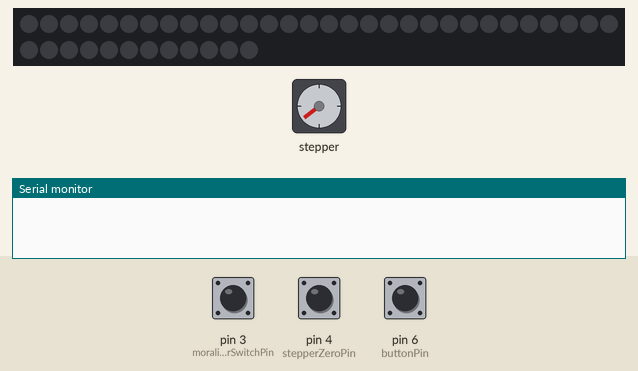
Simulated run of this sketch. Board: Arduino Uno, built with avr-gcc and run on an emulated ATmega328P. Shown: 42 RGB LEDs in strip order, left to right, continuing on the next row, stepper motor, the last lines printed to the serial monitor. The test bench sets the inputs (shaded band); at power-on: pin 4 (stepperZeroPin) HIGH, pin 6 (buttonPin) HIGH, pin 3 (moralityInverterSwitchPin) HIGH. Dim RGB values are drawn brighter than linear; stepper angles assume 700 steps per turn.

Above: at 0.8 s.
0.9 s: pin 4 (stepperZeroPin) pulled LOW for 0.15 s
At 1.07 s:
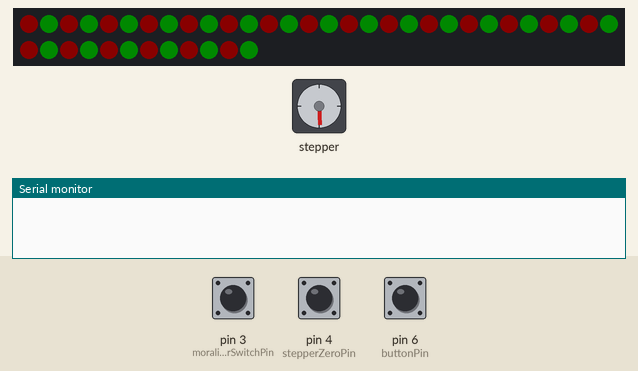
1.6 s: pin 6 (buttonPin) pulled LOW for 0.15 s
At 2.0 s:
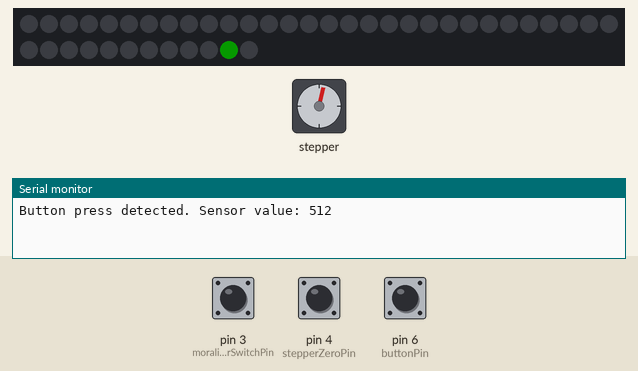
At 15.4 s:
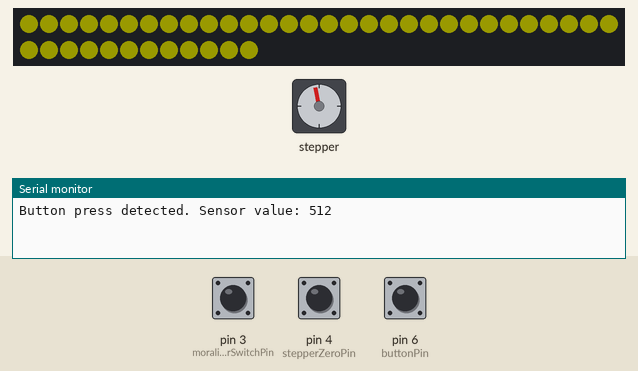
Timing chart, 0 to 16.2 s (numbered marks = the images above; inputs shaded):
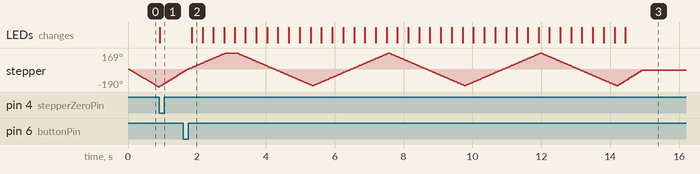

The sketch:

moralometer.ino
```cpp
#include <Stepper.h>

#include <Adafruit_NeoPixel.h>
#ifdef __AVR__
 #include <avr/power.h> // Required for 16 MHz Adafruit Trinket
#endif

// Which pin on the Arduino is connected to the NeoPixels?
#define PIN        5 // On Trinket or Gemma, suggest changing this to 1
#define NUMPIXELS 42 //
Adafruit_NeoPixel pixels(NUMPIXELS, PIN, NEO_GRB + NEO_KHZ800);

// How many NeoPixels are attached to the Arduino?


const int stepperMaxPosition = 700;  // change this to fit the number of steps per half-revolution
int stepperCurrentPosition = 0;

// initialize the stepper library on pins 8 through 11:
Stepper myStepper(stepperMaxPosition, 8, 10, 9, 11);

// Add a global variable for the analog pin and reading
const byte analogPin = A0;
const int analogMaxValue = 850;
int analogInput = 0;
const byte buttonPin = 6;
const byte stepperZeroPin = 4;
const byte moralityInverterSwitchPin = 3;

byte idleFrameCount = 0;

void setup() {
  // set the speed at 20 rpm:
  myStepper.setSpeed(38);
  // initialize the serial port:
  Serial.begin(9600);

  pixels.begin(); // INITIALIZE NeoPixel strip object (REQUIRED)
  pixels.setBrightness(25); //0 - 255

  // Enable internal pullup resistors for the buttons
  pinMode(stepperZeroPin, INPUT_PULLUP);
  pinMode(buttonPin, INPUT_PULLUP);

  // Enable toggle switches for morality inversion
  pinMode(moralityInverterSwitchPin, INPUT_PULLUP);

  sendStepperToZero();
}

void loop() {
  //set lights to something festive
  for(int i = 0; i< NUMPIXELS; i++)
  {
    if (i % 2 == 0) { pixels.setPixelColor(i, pixels.Color(100, 0, 0));} //evens red
    else { pixels.setPixelColor(i, pixels.Color(0, 100, 0)); } // odds green
  }
  pixels.show();   // Send the updated pixel colors to the hardware.
  sendStepperToCenter();

  // Get sensor reading
  analogInput = takeReading();

  // Begin "calculating" mode
  calculate();

  // Enter "results" mode
  displayResults();
}

void sendStepperToZero() {

  // Keep stepping backwards until we hit the zero switch
  while(digitalRead(stepperZeroPin) == HIGH) {
    myStepper.step(-1);
  }

  stepperCurrentPosition = 0;  // Reset position counter once we're at zero
}

void stepStepperSafely(int steps) {
  if (steps < 0) {
    myStepper.step(stepperCurrentPosition + steps < 0 ? -stepperCurrentPosition : steps);
    stepperCurrentPosition += stepperCurrentPosition + steps < 0 ? -stepperCurrentPosition : steps;
  }
  else if (steps > 0) {
    myStepper.step(stepperCurrentPosition + steps > stepperMaxPosition ? stepperMaxPosition - stepperCurrentPosition : steps);
    stepperCurrentPosition += stepperCurrentPosition + steps > stepperMaxPosition ? stepperMaxPosition - stepperCurrentPosition : steps;
  }
}

void sendStepperToCenter() {
  stepStepperSafely((stepperMaxPosition / 2) - stepperCurrentPosition);
}

int takeReading() {
  // Continue taking readings every 100ms until button press
  while(digitalRead(buttonPin) == HIGH) {  // Read until button is pressed (LOW)
    delay(100);  // Wait 100ms between readings
    idleFrameCount++;
    if(idleFrameCount == 1)
    {
      //red green pattern
      for(int i = 0; i< NUMPIXELS; i++)
      {
        if (i % 2 == 0) { pixels.setPixelColor(i, pixels.Color(100, 0, 0));} //evens red
        else { pixels.setPixelColor(i, pixels.Color(0, 100, 0)); } // odds green
      }
      pixels.show();
    }
    else if(idleFrameCount == 3)
    {
      for(int i = 0; i< NUMPIXELS; i++)
      {
        if (i % 2 == 0) { pixels.setPixelColor(i, pixels.Color(0, 100, 0));} //evens red
        else { pixels.setPixelColor(i, pixels.Color(100, 0, 0)); } // odds green
      }
      pixels.show();
    }
    else if(idleFrameCount >= 10) { idleFrameCount = 0; }
  }
  int reading = analogRead(analogPin);
  Serial.print("Button press detected. Sensor value: ");
  Serial.println(reading);
  return reading;
}

void calculate() {
  // For five seconds we tell the stepper motor to wiggle back and forth, lights to flash, and buzzer to beep
  for (byte i = 0; i < 3; i++) {
    sweepLEDsOverTime(500, true, 255, 0, 0);
    sweepLEDsOverTime(500, false, 255, 0, 0);
  }
}

void sweepLEDsOverTime(int totalTime, bool direction, byte r, byte g, byte b) {
  // We will want to update each LED one at a time, and tell the stepper motor to move enough steps to move to the next LED
  int stepsPerLED = stepperMaxPosition / NUMPIXELS;
  for(int i = 0; i < NUMPIXELS; i++) {
    setLEDsSolidColour(0, 0, 0);
    if (direction) {
      pixels.setPixelColor(NUMPIXELS - i, pixels.Color(map(i,0,NUMPIXELS,0,255), map(NUMPIXELS-i,0,NUMPIXELS,0,255), 0));
    }
    else {
      pixels.setPixelColor(i, pixels.Color(map(NUMPIXELS-i,0,NUMPIXELS,0,255), map(i,0,NUMPIXELS,0,255), b));
    }
    pixels.show();
    stepStepperSafely(direction == true ? stepsPerLED : -stepsPerLED);
    delay(totalTime / NUMPIXELS);
  }
}

void displayResults() {
  // Map sensor value (0-analogMaxValue) to naughty/middle/nice (0 to 2)
  byte moralityResult = map(analogInput, 0, analogMaxValue, 0, 2);
  // Invert morality if the switch is toggled
  if(digitalRead(moralityInverterSwitchPin) == LOW) {
    moralityResult = 2 - moralityResult;
  }

  // Nice
  if(moralityResult == 0) {
    setLEDsSolidColour(0, 255, 0);
    stepStepperSafely(-stepperMaxPosition);
  }
  // Middle
  else if (moralityResult == 1) {
    setLEDsSolidColour(255, 255, 0);
    sendStepperToCenter();
  }
  // Naughty
  else {
    setLEDsSolidColour(255, 0, 0);
    stepStepperSafely(stepperMaxPosition);
  }

  delay(3000);  // Show result for 3 seconds
}

void setLEDsSolidColour(byte r, byte g, byte b)
{
  for(int i = 0; i< NUMPIXELS; i++)
  {
    pixels.setPixelColor(i, pixels.Color(r, g, b));
  }
  pixels.show();
}
```

Measured:
- after the input at 0.9 s, the LEDs: change at once (image 1)
- after the input at 1.6 s, the LEDs: change after 0.25 s (image 2)
